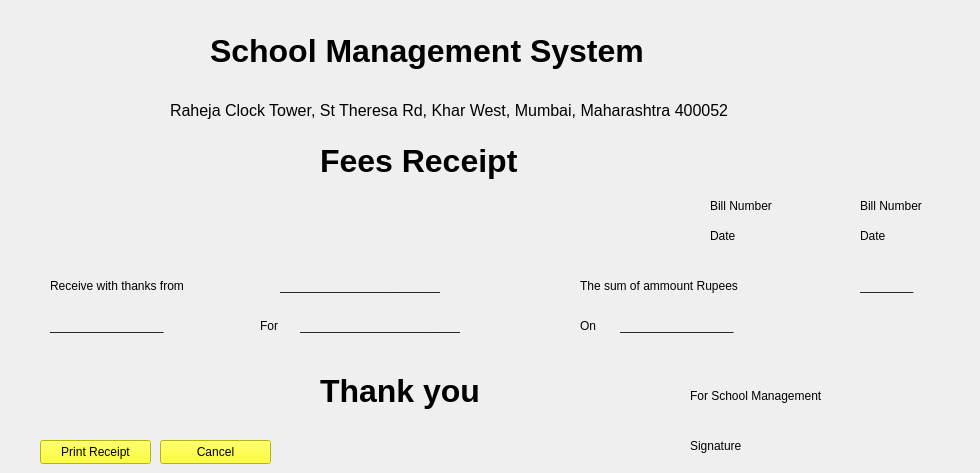
    <widget class="QWidget" name="tab_9">
     <attribute name="title">
      <string>Print Receipt</string>
     </attribute>
     <widget class="QLabel" name="label_81">
      <property name="geometry">
       <rect>
        <x>210</x>
        <y>20</y>
        <width>581</width>
        <height>61</height>
       </rect>
      </property>
      <property name="font">
       <font>
        <family>MS Shell Dlg 2</family>
        <pointsize>24</pointsize>
        <weight>75</weight>
        <bold>true</bold>
       </font>
      </property>
      <property name="text">
       <string>School Management System</string>
      </property>
     </widget>
     <widget class="QLabel" name="label_82">
      <property name="geometry">
       <rect>
        <x>170</x>
        <y>100</y>
        <width>701</width>
        <height>20</height>
       </rect>
      </property>
      <property name="font">
       <font>
        <pointsize>12</pointsize>
       </font>
      </property>
      <property name="layoutDirection">
       <enum>Qt::LeftToRight</enum>
      </property>
      <property name="text">
       <string>Raheja Clock Tower, St Theresa Rd, Khar West, Mumbai, Maharashtra 400052</string>
      </property>
     </widget>
     <widget class="QLabel" name="label_83">
      <property name="geometry">
       <rect>
        <x>320</x>
        <y>130</y>
        <width>271</width>
        <height>61</height>
       </rect>
      </property>
      <property name="font">
       <font>
        <family>MS Shell Dlg 2</family>
        <pointsize>24</pointsize>
        <weight>75</weight>
        <bold>true</bold>
       </font>
      </property>
      <property name="text">
       <string>Fees Receipt</string>
      </property>
     </widget>
     <widget class="QLabel" name="label_84">
      <property name="geometry">
       <rect>
        <x>710</x>
        <y>190</y>
        <width>111</width>
        <height>31</height>
       </rect>
      </property>
      <property name="styleSheet">
       <string notr="true">font: 12pt &quot;MS Shell Dlg 2&quot;;</string>
      </property>
      <property name="text">
       <string>Bill Number</string>
      </property>
     </widget>
     <widget class="QLabel" name="label_85">
      <property name="geometry">
       <rect>
        <x>860</x>
        <y>190</y>
        <width>111</width>
        <height>31</height>
       </rect>
      </property>
      <property name="styleSheet">
       <string notr="true">font: 12pt &quot;MS Shell Dlg 2&quot;;</string>
      </property>
      <property name="text">
       <string>Bill Number</string>
      </property>
     </widget>
     <widget class="QLabel" name="label_86">
      <property name="geometry">
       <rect>
        <x>710</x>
        <y>220</y>
        <width>61</width>
        <height>31</height>
       </rect>
      </property>
      <property name="styleSheet">
       <string notr="true">font: 12pt &quot;MS Shell Dlg 2&quot;;</string>
      </property>
      <property name="text">
       <string>Date</string>
      </property>
     </widget>
     <widget class="QLabel" name="label_87">
      <property name="geometry">
       <rect>
        <x>860</x>
        <y>220</y>
        <width>61</width>
        <height>31</height>
       </rect>
      </property>
      <property name="styleSheet">
       <string notr="true">font: 12pt &quot;MS Shell Dlg 2&quot;;</string>
      </property>
      <property name="text">
       <string>Date</string>
      </property>
     </widget>
     <widget class="QLabel" name="label_88">
      <property name="geometry">
       <rect>
        <x>50</x>
        <y>270</y>
        <width>231</width>
        <height>31</height>
       </rect>
      </property>
      <property name="styleSheet">
       <string notr="true">font: 12pt &quot;MS Shell Dlg 2&quot;;</string>
      </property>
      <property name="text">
       <string>Receive with thanks from</string>
      </property>
     </widget>
     <widget class="QLabel" name="label_89">
      <property name="geometry">
       <rect>
        <x>280</x>
        <y>270</y>
        <width>271</width>
        <height>31</height>
       </rect>
      </property>
      <property name="styleSheet">
       <string notr="true">font: 12pt &quot;MS Shell Dlg 2&quot;;</string>
      </property>
      <property name="text">
       <string>________________________</string>
      </property>
     </widget>
     <widget class="QLabel" name="label_90">
      <property name="geometry">
       <rect>
        <x>580</x>
        <y>270</y>
        <width>271</width>
        <height>31</height>
       </rect>
      </property>
      <property name="styleSheet">
       <string notr="true">font: 12pt &quot;MS Shell Dlg 2&quot;;</string>
      </property>
      <property name="text">
       <string>The sum of ammount Rupees</string>
      </property>
     </widget>
     <widget class="QLabel" name="label_91">
      <property name="geometry">
       <rect>
        <x>860</x>
        <y>270</y>
        <width>111</width>
        <height>31</height>
       </rect>
      </property>
      <property name="styleSheet">
       <string notr="true">font: 12pt &quot;MS Shell Dlg 2&quot;;</string>
      </property>
      <property name="text">
       <string>________</string>
      </property>
     </widget>
     <widget class="QLabel" name="label_92">
      <property name="geometry">
       <rect>
        <x>50</x>
        <y>310</y>
        <width>191</width>
        <height>31</height>
       </rect>
      </property>
      <property name="styleSheet">
       <string notr="true">font: 12pt &quot;MS Shell Dlg 2&quot;;</string>
      </property>
      <property name="text">
       <string>_________________</string>
      </property>
     </widget>
     <widget class="QLabel" name="label_93">
      <property name="geometry">
       <rect>
        <x>260</x>
        <y>310</y>
        <width>61</width>
        <height>31</height>
       </rect>
      </property>
      <property name="styleSheet">
       <string notr="true">font: 12pt &quot;MS Shell Dlg 2&quot;;</string>
      </property>
      <property name="text">
       <string>For</string>
      </property>
     </widget>
     <widget class="QLabel" name="label_94">
      <property name="geometry">
       <rect>
        <x>300</x>
        <y>310</y>
        <width>271</width>
        <height>31</height>
       </rect>
      </property>
      <property name="styleSheet">
       <string notr="true">font: 12pt &quot;MS Shell Dlg 2&quot;;</string>
      </property>
      <property name="text">
       <string>________________________</string>
      </property>
     </widget>
     <widget class="QLabel" name="label_183">
      <property name="geometry">
       <rect>
        <x>580</x>
        <y>310</y>
        <width>61</width>
        <height>31</height>
       </rect>
      </property>
      <property name="styleSheet">
       <string notr="true">font: 12pt &quot;MS Shell Dlg 2&quot;;</string>
      </property>
      <property name="text">
       <string>On</string>
      </property>
     </widget>
     <widget class="QLabel" name="label_184">
      <property name="geometry">
       <rect>
        <x>620</x>
        <y>310</y>
        <width>191</width>
        <height>31</height>
       </rect>
      </property>
      <property name="styleSheet">
       <string notr="true">font: 12pt &quot;MS Shell Dlg 2&quot;;</string>
      </property>
      <property name="text">
       <string>_________________</string>
      </property>
     </widget>
     <widget class="QLabel" name="label_185">
      <property name="geometry">
       <rect>
        <x>320</x>
        <y>360</y>
        <width>271</width>
        <height>61</height>
       </rect>
      </property>
      <property name="font">
       <font>
        <family>MS Shell Dlg 2</family>
        <pointsize>24</pointsize>
        <weight>75</weight>
        <bold>true</bold>
       </font>
      </property>
      <property name="text">
       <string>Thank you</string>
      </property>
     </widget>
     <widget class="QLabel" name="label_186">
      <property name="geometry">
       <rect>
        <x>690</x>
        <y>380</y>
        <width>231</width>
        <height>31</height>
       </rect>
      </property>
      <property name="styleSheet">
       <string notr="true">font: 12pt &quot;MS Shell Dlg 2&quot;;</string>
      </property>
      <property name="text">
       <string>For School Management</string>
      </property>
     </widget>
     <widget class="QLabel" name="label_187">
      <property name="geometry">
       <rect>
        <x>690</x>
        <y>430</y>
        <width>231</width>
        <height>31</height>
       </rect>
      </property>
      <property name="styleSheet">
       <string notr="true">font: 12pt &quot;MS Shell Dlg 2&quot;;</string>
      </property>
      <property name="text">
       <string>Signature</string>
      </property>
     </widget>
     <widget class="QPushButton" name="pushButton_32">
      <property name="geometry">
       <rect>
        <x>40</x>
        <y>440</y>
        <width>111</width>
        <height>24</height>
       </rect>
      </property>
      <property name="styleSheet">
       <string notr="true">background-color: rgb(255, 255, 0);</string>
      </property>
      <property name="text">
       <string>Print Receipt</string>
      </property>
     </widget>
     <widget class="QPushButton" name="pushButton_33">
      <property name="geometry">
       <rect>
        <x>160</x>
        <y>440</y>
        <width>111</width>
        <height>24</height>
       </rect>
      </property>
      <property name="styleSheet">
       <string notr="true">background-color: rgb(255, 255, 0);</string>
      </property>
      <property name="text">
       <string>Cancel</string>
      </property>
     </widget>
    </widget>
